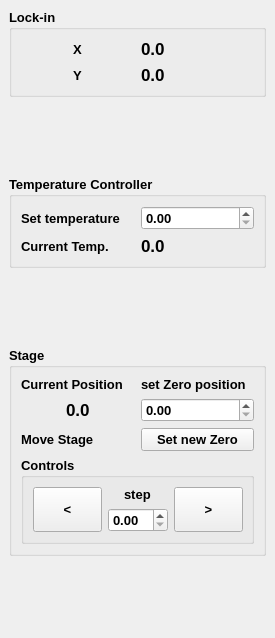
<?xml version="1.0" encoding="UTF-8"?>
<ui version="4.0">
 <class>Ui_InstrumentsMonitor</class>
 <widget class="QDockWidget" name="Ui_InstrumentsMonitor">
  <property name="geometry">
   <rect>
    <x>0</x>
    <y>0</y>
    <width>275</width>
    <height>638</height>
   </rect>
  </property>
  <property name="windowTitle">
   <string>Instruments Monitor</string>
  </property>
  <widget class="QWidget" name="dockWidgetContents">
   <layout class="QVBoxLayout" name="verticalLayout">
    <item>
     <widget class="QGroupBox" name="groupBox_lockin">
      <property name="sizePolicy">
       <sizepolicy hsizetype="Preferred" vsizetype="MinimumExpanding">
        <horstretch>0</horstretch>
        <verstretch>0</verstretch>
       </sizepolicy>
      </property>
      <property name="minimumSize">
       <size>
        <width>200</width>
        <height>0</height>
       </size>
      </property>
      <property name="font">
       <font>
        <pointsize>10</pointsize>
        <weight>75</weight>
        <bold>true</bold>
       </font>
      </property>
      <property name="title">
       <string>Lock-in</string>
      </property>
      <layout class="QGridLayout" name="gridLayout_3">
       <item row="0" column="0" alignment="Qt::AlignHCenter">
        <widget class="QLabel" name="label_X">
         <property name="font">
          <font>
           <pointsize>10</pointsize>
           <weight>75</weight>
           <bold>true</bold>
          </font>
         </property>
         <property name="text">
          <string>X</string>
         </property>
        </widget>
       </item>
       <item row="1" column="0" alignment="Qt::AlignHCenter">
        <widget class="QLabel" name="label_Y">
         <property name="font">
          <font>
           <pointsize>10</pointsize>
           <weight>75</weight>
           <bold>true</bold>
          </font>
         </property>
         <property name="text">
          <string>Y</string>
         </property>
        </widget>
       </item>
       <item row="0" column="1" alignment="Qt::AlignLeft">
        <widget class="QLabel" name="numLabel_X">
         <property name="font">
          <font>
           <family>Arial</family>
           <pointsize>13</pointsize>
           <weight>75</weight>
           <bold>true</bold>
          </font>
         </property>
         <property name="text">
          <string>0.0</string>
         </property>
         <property name="scaledContents">
          <bool>false</bool>
         </property>
        </widget>
       </item>
       <item row="1" column="1" alignment="Qt::AlignLeft">
        <widget class="QLabel" name="numLabel_Y">
         <property name="font">
          <font>
           <family>Arial</family>
           <pointsize>13</pointsize>
           <weight>75</weight>
           <bold>true</bold>
          </font>
         </property>
         <property name="text">
          <string>0.0</string>
         </property>
        </widget>
       </item>
      </layout>
     </widget>
    </item>
    <item>
     <spacer name="verticalSpacer_3">
      <property name="orientation">
       <enum>Qt::Vertical</enum>
      </property>
      <property name="sizeHint" stdset="0">
       <size>
        <width>20</width>
        <height>40</height>
       </size>
      </property>
     </spacer>
    </item>
    <item>
     <widget class="QGroupBox" name="groupBox_temperatureController">
      <property name="sizePolicy">
       <sizepolicy hsizetype="Preferred" vsizetype="MinimumExpanding">
        <horstretch>0</horstretch>
        <verstretch>0</verstretch>
       </sizepolicy>
      </property>
      <property name="minimumSize">
       <size>
        <width>200</width>
        <height>0</height>
       </size>
      </property>
      <property name="font">
       <font>
        <pointsize>10</pointsize>
        <weight>75</weight>
        <bold>true</bold>
       </font>
      </property>
      <property name="title">
       <string>Temperature Controller</string>
      </property>
      <layout class="QGridLayout" name="gridLayout_5">
       <item row="0" column="0">
        <widget class="QLabel" name="label_setTemperature">
         <property name="font">
          <font>
           <pointsize>10</pointsize>
           <weight>75</weight>
           <bold>true</bold>
          </font>
         </property>
         <property name="text">
          <string>Set temperature</string>
         </property>
        </widget>
       </item>
       <item row="1" column="0">
        <widget class="QLabel" name="label_currentTemperature">
         <property name="font">
          <font>
           <pointsize>10</pointsize>
           <weight>75</weight>
           <bold>true</bold>
          </font>
         </property>
         <property name="text">
          <string>Current Temp.</string>
         </property>
        </widget>
       </item>
       <item row="1" column="1">
        <widget class="QLabel" name="numLabel_currentTemperature">
         <property name="font">
          <font>
           <family>Arial</family>
           <pointsize>13</pointsize>
           <weight>75</weight>
           <bold>true</bold>
          </font>
         </property>
         <property name="text">
          <string>0.0</string>
         </property>
        </widget>
       </item>
       <item row="0" column="1">
        <widget class="QDoubleSpinBox" name="doubleSpinBox"/>
       </item>
      </layout>
     </widget>
    </item>
    <item>
     <spacer name="verticalSpacer_2">
      <property name="orientation">
       <enum>Qt::Vertical</enum>
      </property>
      <property name="sizeHint" stdset="0">
       <size>
        <width>20</width>
        <height>40</height>
       </size>
      </property>
     </spacer>
    </item>
    <item>
     <widget class="QGroupBox" name="groupBox_stage">
      <property name="sizePolicy">
       <sizepolicy hsizetype="Preferred" vsizetype="MinimumExpanding">
        <horstretch>0</horstretch>
        <verstretch>0</verstretch>
       </sizepolicy>
      </property>
      <property name="minimumSize">
       <size>
        <width>200</width>
        <height>0</height>
       </size>
      </property>
      <property name="font">
       <font>
        <pointsize>10</pointsize>
        <weight>75</weight>
        <bold>true</bold>
       </font>
      </property>
      <property name="title">
       <string>Stage</string>
      </property>
      <layout class="QGridLayout" name="gridLayout_6">
       <item row="3" column="0" colspan="2">
        <widget class="QGroupBox" name="groupBox_2">
         <property name="title">
          <string>Controls</string>
         </property>
         <layout class="QGridLayout" name="gridLayout_9">
          <item row="0" column="2" rowspan="2">
           <widget class="QPushButton" name="button_moveRight">
            <property name="sizePolicy">
             <sizepolicy hsizetype="Minimum" vsizetype="MinimumExpanding">
              <horstretch>0</horstretch>
              <verstretch>0</verstretch>
             </sizepolicy>
            </property>
            <property name="text">
             <string>&gt;</string>
            </property>
           </widget>
          </item>
          <item row="0" column="0" rowspan="2">
           <widget class="QPushButton" name="button_moveLeft">
            <property name="sizePolicy">
             <sizepolicy hsizetype="Minimum" vsizetype="MinimumExpanding">
              <horstretch>0</horstretch>
              <verstretch>0</verstretch>
             </sizepolicy>
            </property>
            <property name="text">
             <string>&lt;</string>
            </property>
           </widget>
          </item>
          <item row="1" column="1">
           <widget class="QDoubleSpinBox" name="stepSizeSpinBox"/>
          </item>
          <item row="0" column="1" alignment="Qt::AlignHCenter">
           <widget class="QLabel" name="label_step">
            <property name="text">
             <string>step</string>
            </property>
           </widget>
          </item>
         </layout>
        </widget>
       </item>
       <item row="2" column="1">
        <widget class="QPushButton" name="pushButton_3">
         <property name="text">
          <string>Set new Zero</string>
         </property>
        </widget>
       </item>
       <item row="0" column="1">
        <widget class="QLabel" name="label_setZeroPosition">
         <property name="font">
          <font>
           <pointsize>10</pointsize>
           <weight>75</weight>
           <bold>true</bold>
          </font>
         </property>
         <property name="text">
          <string>set Zero position</string>
         </property>
        </widget>
       </item>
       <item row="0" column="0">
        <widget class="QLabel" name="lockinMonitorLabel_x_3">
         <property name="font">
          <font>
           <pointsize>10</pointsize>
           <weight>75</weight>
           <bold>true</bold>
          </font>
         </property>
         <property name="text">
          <string>Current Position</string>
         </property>
        </widget>
       </item>
       <item row="2" column="0">
        <widget class="QLabel" name="lockinMonitorLabel_x_4">
         <property name="font">
          <font>
           <pointsize>10</pointsize>
           <weight>75</weight>
           <bold>true</bold>
          </font>
         </property>
         <property name="text">
          <string>Move Stage</string>
         </property>
        </widget>
       </item>
       <item row="1" column="0" alignment="Qt::AlignHCenter">
        <widget class="QLabel" name="label_6">
         <property name="font">
          <font>
           <family>Arial</family>
           <pointsize>13</pointsize>
           <weight>75</weight>
           <bold>true</bold>
          </font>
         </property>
         <property name="text">
          <string>0.0</string>
         </property>
        </widget>
       </item>
       <item row="1" column="1">
        <widget class="QDoubleSpinBox" name="spin_setTimeZero"/>
       </item>
      </layout>
     </widget>
    </item>
    <item>
     <spacer name="verticalSpacer">
      <property name="orientation">
       <enum>Qt::Vertical</enum>
      </property>
      <property name="sizeHint" stdset="0">
       <size>
        <width>20</width>
        <height>40</height>
       </size>
      </property>
     </spacer>
    </item>
   </layout>
  </widget>
 </widget>
 <resources/>
 <connections/>
</ui>
